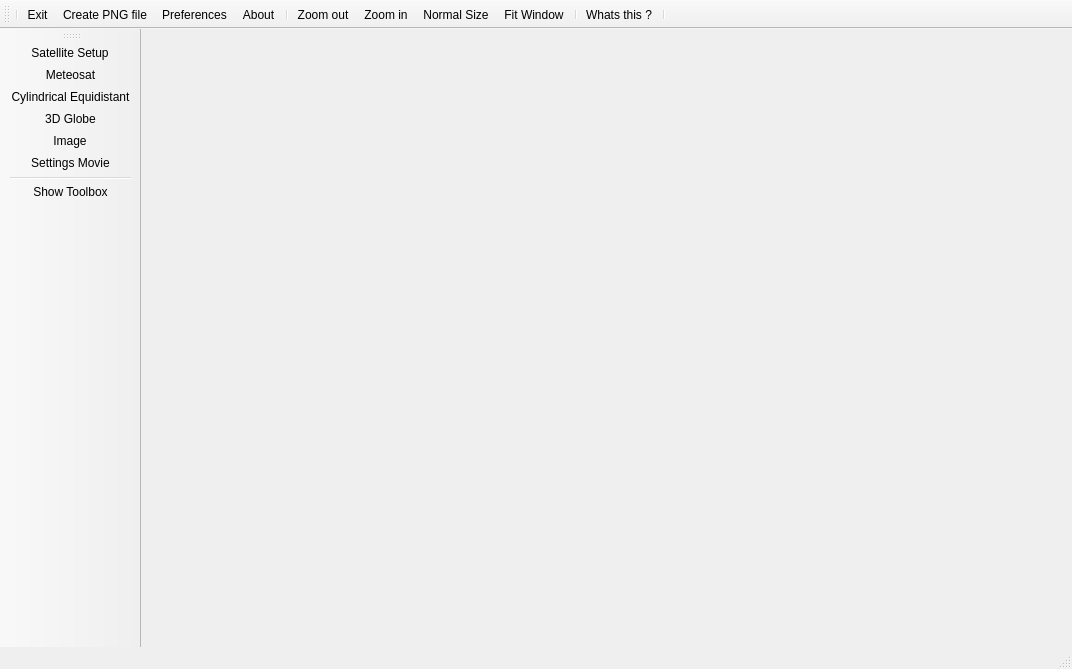
<?xml version="1.0" encoding="UTF-8"?>
<ui version="4.0">
 <class>MainWindow</class>
 <widget class="QMainWindow" name="MainWindow">
  <property name="geometry">
   <rect>
    <x>0</x>
    <y>0</y>
    <width>1072</width>
    <height>669</height>
   </rect>
  </property>
  <property name="windowTitle">
   <string>MainWindow</string>
  </property>
  <widget class="QWidget" name="centralWidget">
   <layout class="QHBoxLayout" name="horizontalLayout">
    <property name="leftMargin">
     <number>0</number>
    </property>
    <property name="topMargin">
     <number>0</number>
    </property>
    <property name="rightMargin">
     <number>0</number>
    </property>
    <property name="bottomMargin">
     <number>0</number>
    </property>
    <item>
     <widget class="QStackedWidget" name="stackedWidget">
      <property name="currentIndex">
       <number>-1</number>
      </property>
     </widget>
    </item>
   </layout>
  </widget>
  <widget class="QToolBar" name="mainToolBar">
   <attribute name="toolBarArea">
    <enum>TopToolBarArea</enum>
   </attribute>
   <attribute name="toolBarBreak">
    <bool>false</bool>
   </attribute>
   <addaction name="separator"/>
   <addaction name="actionExit"/>
   <addaction name="actionCreatePNG"/>
   <addaction name="actionPreferences"/>
   <addaction name="actionAbout"/>
   <addaction name="separator"/>
   <addaction name="actionZoomout"/>
   <addaction name="actionZoomin"/>
   <addaction name="actionNormalSize"/>
   <addaction name="actionFitWindow"/>
   <addaction name="separator"/>
   <addaction name="actionWhatsthis"/>
   <addaction name="separator"/>
  </widget>
  <widget class="QStatusBar" name="statusBar"/>
  <widget class="QToolBar" name="toolBar">
   <property name="windowTitle">
    <string>toolBar</string>
   </property>
   <property name="iconSize">
    <size>
     <width>48</width>
     <height>48</height>
    </size>
   </property>
   <property name="toolButtonStyle">
    <enum>Qt::ToolButtonIconOnly</enum>
   </property>
   <attribute name="toolBarArea">
    <enum>LeftToolBarArea</enum>
   </attribute>
   <attribute name="toolBarBreak">
    <bool>false</bool>
   </attribute>
   <addaction name="actionSatSelection"/>
   <addaction name="actionMeteosat"/>
   <addaction name="actionCylindricalEquidistant"/>
   <addaction name="action3DGlobe"/>
   <addaction name="actionImage"/>
   <addaction name="actionSettingsMovie"/>
   <addaction name="separator"/>
   <addaction name="actionShowToolbox"/>
  </widget>
  <action name="actionSatSelection">
   <property name="icon">
    <iconset resource="EUMETCastView.qrc">
     <normaloff>:/icons/satellite.jpg</normaloff>:/icons/satellite.jpg</iconset>
   </property>
   <property name="text">
    <string>Satellite Setup</string>
   </property>
   <property name="toolTip">
    <string>Satellite Setup</string>
   </property>
  </action>
  <action name="actionExit">
   <property name="icon">
    <iconset resource="EUMETCastView.qrc">
     <normaloff>:/icons/exit.png</normaloff>:/icons/exit.png</iconset>
   </property>
   <property name="text">
    <string>Exit</string>
   </property>
   <property name="toolTip">
    <string>Quit the program</string>
   </property>
  </action>
  <action name="actionCreatePNG">
   <property name="icon">
    <iconset resource="EUMETCastView.qrc">
     <normaloff>:/icons/camera.png</normaloff>:/icons/camera.png</iconset>
   </property>
   <property name="text">
    <string>Create PNG file</string>
   </property>
   <property name="toolTip">
    <string>Create a JPG/PNG image file</string>
   </property>
  </action>
  <action name="actionPreferences">
   <property name="icon">
    <iconset resource="EUMETCastView.qrc">
     <normaloff>:/icons/Preferences_48x48.png</normaloff>:/icons/Preferences_48x48.png</iconset>
   </property>
   <property name="text">
    <string>Preferences</string>
   </property>
  </action>
  <action name="actionCylindricalEquidistant">
   <property name="icon">
    <iconset resource="EUMETCastView.qrc">
     <normaloff>:/icons/Equi_projection_48x48.png</normaloff>:/icons/Equi_projection_48x48.png</iconset>
   </property>
   <property name="text">
    <string>Cylindrical Equidistant</string>
   </property>
   <property name="toolTip">
    <string>Cylindrical Equidistant</string>
   </property>
  </action>
  <action name="action3DGlobe">
   <property name="icon">
    <iconset resource="EUMETCastView.qrc">
     <normaloff>:/icons/300px-Orthographic_projection_SW.png</normaloff>:/icons/300px-Orthographic_projection_SW.png</iconset>
   </property>
   <property name="text">
    <string>3D Globe</string>
   </property>
   <property name="toolTip">
    <string>3D Globe</string>
   </property>
  </action>
  <action name="actionImage">
   <property name="icon">
    <iconset resource="EUMETCastView.qrc">
     <normaloff>:/icons/image.png</normaloff>:/icons/image.png</iconset>
   </property>
   <property name="text">
    <string>Image</string>
   </property>
   <property name="toolTip">
    <string>Image</string>
   </property>
  </action>
  <action name="actionAbout">
   <property name="icon">
    <iconset resource="EUMETCastView.qrc">
     <normaloff>:/icons/questionmark.png</normaloff>:/icons/questionmark.png</iconset>
   </property>
   <property name="text">
    <string>About</string>
   </property>
   <property name="toolTip">
    <string>About</string>
   </property>
  </action>
  <action name="actionShowToolbox">
   <property name="icon">
    <iconset resource="EUMETCastView.qrc">
     <normaloff>:/icons/options.png</normaloff>:/icons/options.png</iconset>
   </property>
   <property name="text">
    <string>Show Toolbox</string>
   </property>
   <property name="toolTip">
    <string>Toggle Toolbox</string>
   </property>
  </action>
  <action name="actionMeteosat">
   <property name="icon">
    <iconset resource="EUMETCastView.qrc">
     <normaloff>:/icons/satell2.png</normaloff>:/icons/satell2.png</iconset>
   </property>
   <property name="text">
    <string>Meteosat</string>
   </property>
   <property name="toolTip">
    <string>Geostationary satellites</string>
   </property>
  </action>
  <action name="actionNormalSize">
   <property name="icon">
    <iconset resource="EUMETCastView.qrc">
     <normaloff>:/icons/zoom-original.png</normaloff>:/icons/zoom-original.png</iconset>
   </property>
   <property name="text">
    <string>Normal Size</string>
   </property>
   <property name="toolTip">
    <string>Normal Size</string>
   </property>
  </action>
  <action name="actionFitWindow">
   <property name="icon">
    <iconset resource="EUMETCastView.qrc">
     <normaloff>:/icons/zoom-fit-best.png</normaloff>:/icons/zoom-fit-best.png</iconset>
   </property>
   <property name="text">
    <string>Fit Window</string>
   </property>
   <property name="toolTip">
    <string>Fit Window</string>
   </property>
  </action>
  <action name="actionZoomin">
   <property name="icon">
    <iconset resource="EUMETCastView.qrc">
     <normaloff>:/icons/zoom-in.png</normaloff>:/icons/zoom-in.png</iconset>
   </property>
   <property name="text">
    <string>Zoom in</string>
   </property>
   <property name="toolTip">
    <string>Zoom in</string>
   </property>
  </action>
  <action name="actionZoomout">
   <property name="icon">
    <iconset resource="EUMETCastView.qrc">
     <normaloff>:/icons/zoom-out.png</normaloff>:/icons/zoom-out.png</iconset>
   </property>
   <property name="text">
    <string>Zoom out</string>
   </property>
   <property name="toolTip">
    <string>Zoom out</string>
   </property>
  </action>
  <action name="actionWhatsthis">
   <property name="icon">
    <iconset resource="EUMETCastView.qrc">
     <normaloff>:/icons/question-mark-cursor_318-113947.png</normaloff>:/icons/question-mark-cursor_318-113947.png</iconset>
   </property>
   <property name="text">
    <string>Whats this ?</string>
   </property>
  </action>
  <action name="actionSettingsMovie">
   <property name="icon">
    <iconset resource="EUMETCastView.qrc">
     <normaloff>:/icons/movie.png</normaloff>:/icons/movie.png</iconset>
   </property>
   <property name="text">
    <string>Settings Movie</string>
   </property>
   <property name="toolTip">
    <string>Settings movie XML file</string>
   </property>
  </action>
 </widget>
 <layoutdefault spacing="6" margin="11"/>
 <resources>
  <include location="EUMETCastView.qrc"/>
 </resources>
 <connections>
  <connection>
   <sender>actionExit</sender>
   <signal>triggered()</signal>
   <receiver>MainWindow</receiver>
   <slot>close()</slot>
   <hints>
    <hint type="sourcelabel">
     <x>-1</x>
     <y>-1</y>
    </hint>
    <hint type="destinationlabel">
     <x>535</x>
     <y>334</y>
    </hint>
   </hints>
  </connection>
 </connections>
 <slots>
  <slot>showPreferences()</slot>
 </slots>
</ui>
